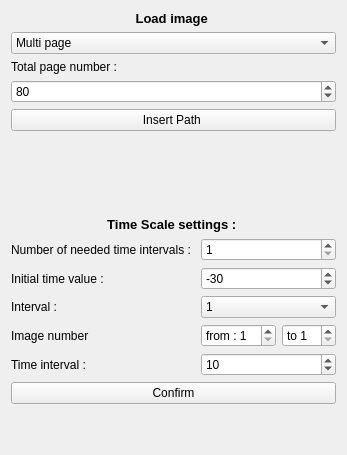
             <widget class="QWidget" name="page">
              <layout class="QVBoxLayout" name="verticalLayout_3">
               <item>
                <widget class="QLabel" name="label_15">
                 <property name="font">
                  <font>
                   <pointsize>10</pointsize>
                   <weight>75</weight>
                   <bold>true</bold>
                  </font>
                 </property>
                 <property name="text">
                  <string>Load image </string>
                 </property>
                 <property name="alignment">
                  <set>Qt::AlignCenter</set>
                 </property>
                </widget>
               </item>
               <item>
                <widget class="QComboBox" name="comboBox_Load_Mode">
                 <property name="minimumSize">
                  <size>
                   <width>50</width>
                   <height>0</height>
                  </size>
                 </property>
                 <property name="currentIndex">
                  <number>1</number>
                 </property>
                 <item>
                  <property name="text">
                   <string>Single page</string>
                  </property>
                 </item>
                 <item>
                  <property name="text">
                   <string>Multi page</string>
                  </property>
                 </item>
                </widget>
               </item>
               <item>
                <widget class="QLabel" name="label_29">
                 <property name="minimumSize">
                  <size>
                   <width>20</width>
                   <height>0</height>
                  </size>
                 </property>
                 <property name="text">
                  <string>Total page number : </string>
                 </property>
                </widget>
               </item>
               <item>
                <widget class="QSpinBox" name="spinBox_size_t">
                 <property name="minimumSize">
                  <size>
                   <width>50</width>
                   <height>0</height>
                  </size>
                 </property>
                 <property name="minimum">
                  <number>1</number>
                 </property>
                 <property name="maximum">
                  <number>1000000</number>
                 </property>
                 <property name="value">
                  <number>80</number>
                 </property>
                </widget>
               </item>
               <item>
                <widget class="QPushButton" name="pushButton_Insert_Path">
                 <property name="minimumSize">
                  <size>
                   <width>50</width>
                   <height>0</height>
                  </size>
                 </property>
                 <property name="text">
                  <string>Insert Path </string>
                 </property>
                </widget>
               </item>
               <item>
                <spacer name="verticalSpacer_3">
                 <property name="orientation">
                  <enum>Qt::Vertical</enum>
                 </property>
                 <property name="sizeHint" stdset="0">
                  <size>
                   <width>20</width>
                   <height>40</height>
                  </size>
                 </property>
                </spacer>
               </item>
               <item>
                <spacer name="verticalSpacer_13">
                 <property name="orientation">
                  <enum>Qt::Vertical</enum>
                 </property>
                 <property name="sizeHint" stdset="0">
                  <size>
                   <width>20</width>
                   <height>40</height>
                  </size>
                 </property>
                </spacer>
               </item>
               <item>
                <widget class="QLabel" name="label_10">
                 <property name="font">
                  <font>
                   <pointsize>10</pointsize>
                   <weight>75</weight>
                   <bold>true</bold>
                  </font>
                 </property>
                 <property name="text">
                  <string>Time Scale settings : </string>
                 </property>
                 <property name="alignment">
                  <set>Qt::AlignCenter</set>
                 </property>
                </widget>
               </item>
               <item>
                <layout class="QGridLayout" name="gridLayout_31">
                 <property name="sizeConstraint">
                  <enum>QLayout::SetDefaultConstraint</enum>
                 </property>
                 <item row="3" column="1" colspan="2">
                  <widget class="QComboBox" name="comboBox_time_intervals">
                   <property name="enabled">
                    <bool>true</bool>
                   </property>
                   <property name="minimumSize">
                    <size>
                     <width>50</width>
                     <height>0</height>
                    </size>
                   </property>
                   <property name="editable">
                    <bool>false</bool>
                   </property>
                   <property name="currentText">
                    <string>1</string>
                   </property>
                   <item>
                    <property name="text">
                     <string>1</string>
                    </property>
                   </item>
                  </widget>
                 </item>
                 <item row="4" column="0">
                  <widget class="QLabel" name="label_31">
                   <property name="minimumSize">
                    <size>
                     <width>20</width>
                     <height>0</height>
                    </size>
                   </property>
                   <property name="text">
                    <string>Image number </string>
                   </property>
                  </widget>
                 </item>
                 <item row="4" column="1">
                  <widget class="QSpinBox" name="spinBox_time_interval_from">
                   <property name="minimumSize">
                    <size>
                     <width>25</width>
                     <height>0</height>
                    </size>
                   </property>
                   <property name="prefix">
                    <string>from : </string>
                   </property>
                   <property name="minimum">
                    <number>1</number>
                   </property>
                  </widget>
                 </item>
                 <item row="4" column="2">
                  <widget class="QSpinBox" name="spinBox_time_interval_to">
                   <property name="minimumSize">
                    <size>
                     <width>25</width>
                     <height>0</height>
                    </size>
                   </property>
                   <property name="suffix">
                    <string/>
                   </property>
                   <property name="prefix">
                    <string>to </string>
                   </property>
                   <property name="minimum">
                    <number>1</number>
                   </property>
                  </widget>
                 </item>
                 <item row="1" column="0">
                  <widget class="QLabel" name="label_35">
                   <property name="minimumSize">
                    <size>
                     <width>20</width>
                     <height>0</height>
                    </size>
                   </property>
                   <property name="text">
                    <string>Number of needed time intervals : </string>
                   </property>
                  </widget>
                 </item>
                 <item row="5" column="0">
                  <widget class="QLabel" name="label_33">
                   <property name="minimumSize">
                    <size>
                     <width>20</width>
                     <height>0</height>
                    </size>
                   </property>
                   <property name="text">
                    <string>Time interval :</string>
                   </property>
                  </widget>
                 </item>
                 <item row="1" column="1" colspan="2">
                  <widget class="QSpinBox" name="spinBox_nb_intervals">
                   <property name="enabled">
                    <bool>true</bool>
                   </property>
                   <property name="minimumSize">
                    <size>
                     <width>50</width>
                     <height>0</height>
                    </size>
                   </property>
                   <property name="minimum">
                    <number>1</number>
                   </property>
                  </widget>
                 </item>
                 <item row="3" column="0">
                  <widget class="QLabel" name="label_30">
                   <property name="minimumSize">
                    <size>
                     <width>20</width>
                     <height>0</height>
                    </size>
                   </property>
                   <property name="text">
                    <string>Interval :</string>
                   </property>
                  </widget>
                 </item>
                 <item row="2" column="0">
                  <widget class="QLabel" name="label_32">
                   <property name="minimumSize">
                    <size>
                     <width>20</width>
                     <height>0</height>
                    </size>
                   </property>
                   <property name="text">
                    <string>Initial time value :</string>
                   </property>
                  </widget>
                 </item>
                 <item row="2" column="1" colspan="2">
                  <widget class="QSpinBox" name="spinBox_initial_time">
                   <property name="minimumSize">
                    <size>
                     <width>50</width>
                     <height>0</height>
                    </size>
                   </property>
                   <property name="minimum">
                    <number>-1000000000</number>
                   </property>
                   <property name="maximum">
                    <number>1000000000</number>
                   </property>
                   <property name="value">
                    <number>-30</number>
                   </property>
                  </widget>
                 </item>
                 <item row="5" column="1" colspan="2">
                  <widget class="QSpinBox" name="spinBox_time_interval_value">
                   <property name="minimumSize">
                    <size>
                     <width>50</width>
                     <height>0</height>
                    </size>
                   </property>
                   <property name="maximum">
                    <number>1000000000</number>
                   </property>
                   <property name="value">
                    <number>10</number>
                   </property>
                  </widget>
                 </item>
                </layout>
               </item>
               <item>
                <widget class="QPushButton" name="pushButton_generate_Time_Scale">
                 <property name="text">
                  <string>Confirm</string>
                 </property>
                </widget>
               </item>
               <item>
                <spacer name="verticalSpacer_14">
                 <property name="orientation">
                  <enum>Qt::Vertical</enum>
                 </property>
                 <property name="sizeHint" stdset="0">
                  <size>
                   <width>20</width>
                   <height>40</height>
                  </size>
                 </property>
                </spacer>
               </item>
              </layout>
             </widget>
